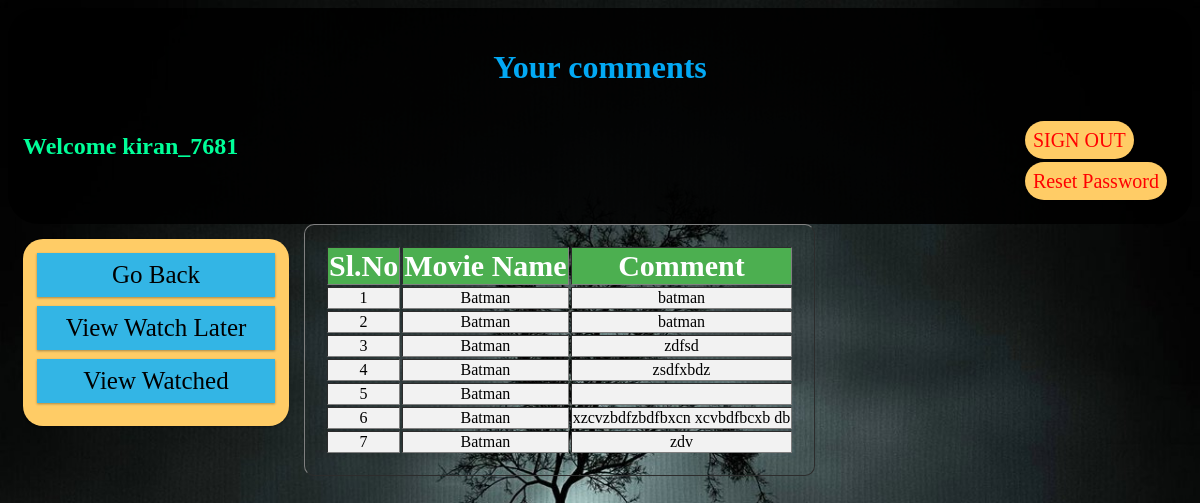
Page /viewcomments.php (signed in) on the committed database.
### tables this page shows
CREATE TABLE `comments` (
  `username` varchar(100) NOT NULL,
  `movie_name` varchar(100) NOT NULL,
  `comments` varchar(200) NOT NULL
);

### viewcomments.php (the view, shortened to what this page needs)
<?php
   include 'config.php';
   $username = $_SESSION['username'];
?>
<!DOCTYPE html>
<html>
<head>
</head>
<body>
  <div class="header col-12">
  <h1>Your comments</h1>
	<h2>Welcome <b><?php echo htmlspecialchars($_SESSION["username"]); ?></b></h2>
  <p>
        <a href="logout.php" class="btn1">SIGN OUT</a><br><br>
        <a href="reset-password.php" class="btn2">Reset Password</a><br>
  </p>
  </div>
  <div class="row">
        <div class="col-3 nav">
    <ul>
        <li><a href="welcome.php">Go Back</a></li>
        <li><a href="watchlaterlist.php">View Watch Later</a></li>
        <li><a href="watched.php">View Watched</a></li>
    </ul>
        </div>
 	<?php
        $sql = "SELECT * FROM comments WHERE username='$username'";
        $result=$link->query($sql);?>
        <table border="1">
        	<thead>
        		<th>Sl.No</th>
        		<th>Movie Name</th>
        		<th>Comment</th>
        	</thead>
        	<tbody>
        		<?php
        		  if($result) {
        		  	$i=1;
        		  	while($row = $result->fetch_assoc()) {?>
        		  		<tr>
        		  			<td><?php echo $i;?></td>
        		  			<td><?php echo $row['movie_name'];?></td>
        		  			<td><?php echo $row['comments']; ?></td>
        		  		</tr>
        		  		<?php $i++;
        		  	}?>
        		  <?php }?>
        	</tbody>
        </table>
      </div>
</body>
</html>

### viewcomments.php (style rules this page uses)
body { background: url(m2.jpg) no-repeat; background-size: cover; }
* { box-sizing: border-box; }
[class*="col-"] { float: left; padding: 15px; }
.header { background-color: rgba(0,0,0,0.9); border-radius:30px; }
.header h1 { text-align: center; padding: 5px; color: #03a9f4; }
.header h2 { float: left; color: #00ff99; }
.header p { float: right; }
.header a { font-size: 20px; padding: 8px; text-decoration: none; margin:10px; border-radius: 20px; color: red; background-color: #ffcc66; }
.nav ul { list-style-type: none; margin: 0; background: #ffcc66; padding: 14px; box-shadow: 0 1px 3px rgba(0,0,0,0.12), 0 1px 2px rgba(0,0,0,0.24); text-align: center; border-radius: 20px; }
.nav li { padding: 8px; margin-bottom: 9px; background-color: #33b5e5; text-align: center; box-shadow: 0 1px 3px rgba(0,0,0,0.12), 0 1px 2px rgba(0,0,0,0.24); cursor: pointer; }
.nav a { color: black; text-decoration: none; text-align: center; font-size: 25px; }
table { padding: 20px; border-radius: 10px; }
thead , tbody { text-align: center; padding: 20px; }
tr { background-color: #f2f2f2; }
th { background-color: #4caf50; color: white; font-size: 30px; }
a { text-decoration: none; color: black; font-size: 20px; }
[class*="col-"] { width: 100%; }
@media only screen and (min-width: 768px) { .col-3 { width: 25%; } }
@media only screen and (min-width: 768px) { .col-12 { width: 100%; } }

### rows in the picture
comments: movie_name "Batman", comments "batman"
comments: movie_name "Batman", comments "batman"
comments: movie_name "Batman", comments "zdfsd"
comments: movie_name "Batman", comments "zsdfxbdz"
comments: movie_name "Batman"
comments: movie_name "Batman", comments "xzcvzbdfzbdfbxcn xcvbdfbcxb db"
comments: movie_name "Batman", comments "zdv"

### other values in the picture
$_SESSION["username"] "kiran_7681"
